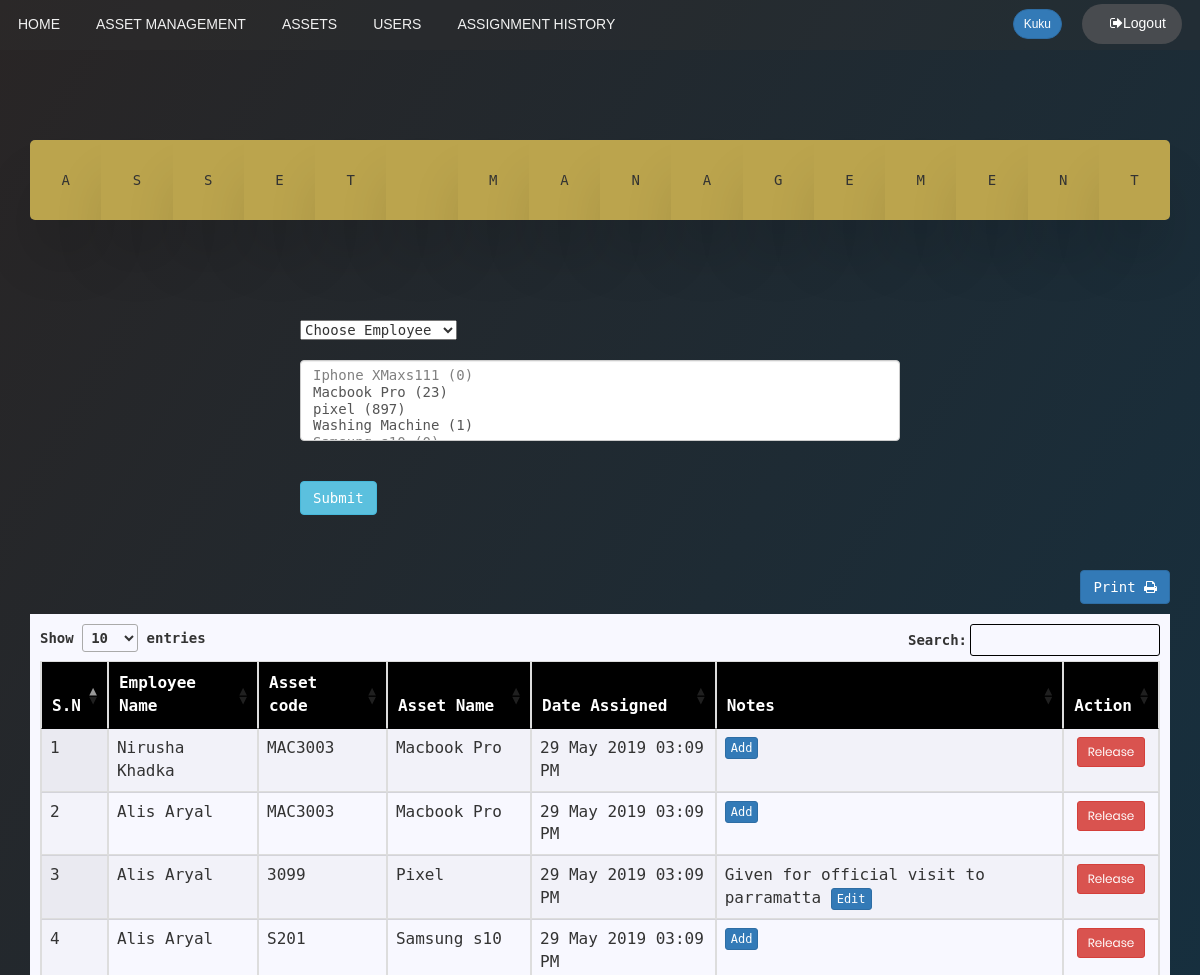
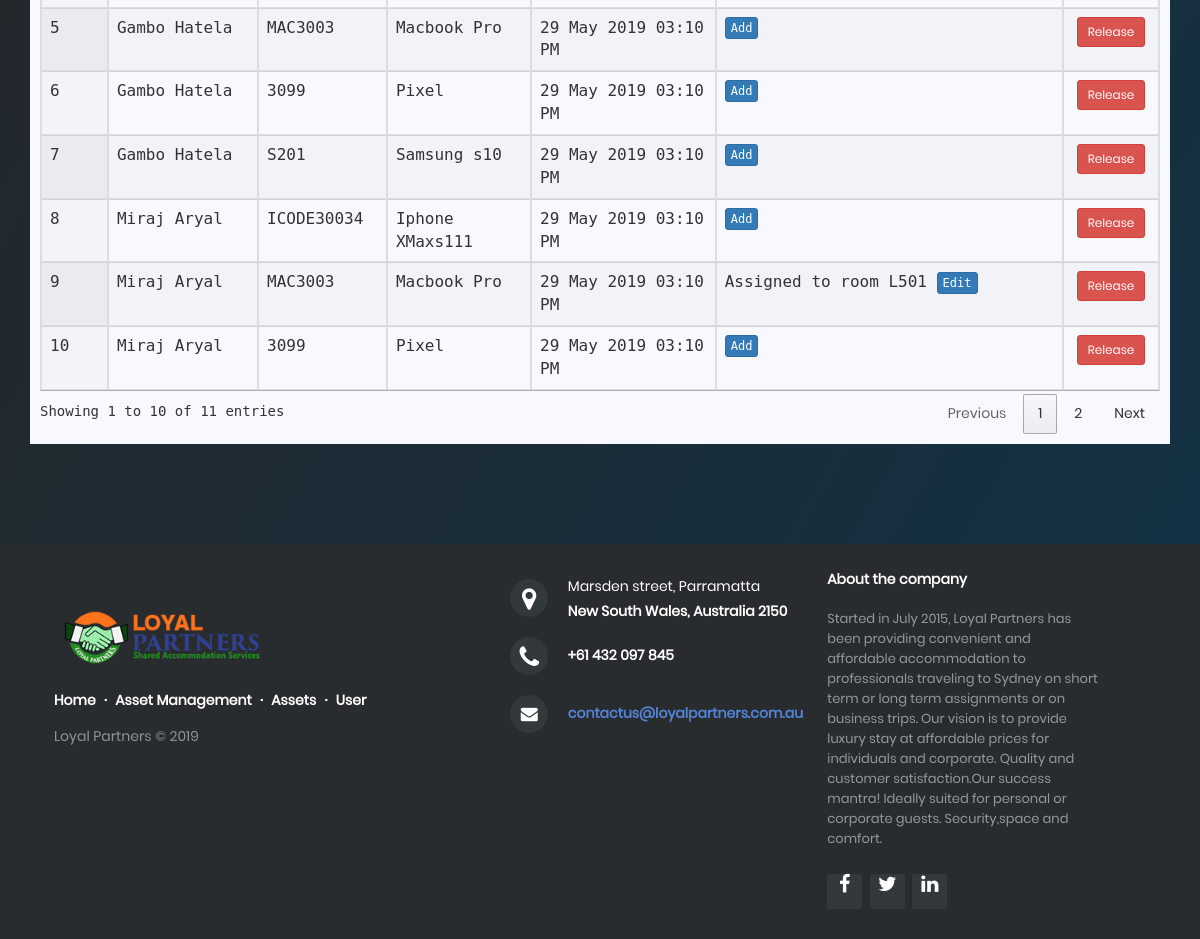
The app's page /admin/management.php (signed in) with its own data (2 pictures, top to bottom).
### tables this page shows
CREATE TABLE IF NOT EXISTS `ASSIGN` (
  `id` int(11) NOT NULL,
  `empid` int(11) NOT NULL,
  `assetid` varchar(200) NOT NULL,
  `description` text NOT NULL,
  `count` int(11) NOT NULL,
  `Date` datetime NOT NULL DEFAULT CURRENT_TIMESTAMP
);

CREATE TABLE IF NOT EXISTS `EMPLOYEE` (
  `EmpId` int(10) NOT NULL,
  `EmpType` int(11) NOT NULL DEFAULT '0',
  `EmpJobTitle` varchar(200) NOT NULL,
  `EmpUname` varchar(150) NOT NULL,
  `EmpFname` varchar(200) NOT NULL,
  `EmpLname` varchar(200) NOT NULL,
  `EmpGender` varchar(20) NOT NULL,
  `EmpEmail` varchar(200) NOT NULL,
  `EmpPhone` varchar(20) NOT NULL,
  `EmpAddress` varchar(200) NOT NULL,
  `pass` varchar(100) NOT NULL
);

### admin/management.php (the view, shortened to what this page needs)
<?php
require 'header.php';
require '../connect.php';
?>
<!DOCTYPE html>
<html>
    <head>
        <link rel="stylesheet" href="https://cdnjs.cloudflare.com/ajax/libs/bootstrap-multiselect/0.9.13/css/bootstrap-multiselect.css" />
    </head>
    <body>
        <div class="container">
            <br /><br /><br>
            <div class="text">
                <span>A</span><span>S</span><span>S</span><span>E</span><span>T</span><span></span><span>M</span>
                <span>A</span>
                <span>N</span>
                <span>A</span>
                <span>G</span>
                <span>E</span>
                <span>M</span>
                <span>E</span>
                <span>N</span>
                <span style="border-radius: 0px 5px 5px 0px;">T</span>
            </div>
            <br /><br /><br>
            <?php session_start();
            if($_SESSION['type']=="1")
            {                ?>
            <form method="post" id="framework_form" action="query.php">
                <div class="form-group" style="max-width: 600px;margin:0 auto;">
                    <?php
                    $query = mysqli_query($conn, "SELECT * FROM ASSET");
                    ?>
                    <select id="framework1" name="emp">
                        <option selected>Choose Employee</option>
                    </select>
                    <br /><br />
                    <select id="framework" name="framework[]" multiple class="form-control" >
                        <?php
                        while ($result = mysqli_fetch_array($query)) {
                            $count = $result['AssetQuantity'] - $result['TempCount'];
                            if($count == 0) {
                                ?>
                                <option disabled value="<?php echo $result['AssetName']; ?>"><?php echo $result['AssetName'] . ' ' . '(' . $count . ')'; ?></option>
                            <?php } else { ?>
                                <option value="<?php echo $result['AssetName']; ?>"><?php echo $result['AssetName'] . ' ' . '(' . $count . ')'; ?></option>
                                <?php
                            }
                        }
                        ?>
                    </select>
                    <br><br>
                    <span class="input-group-btn">
                        <div class="form-group">
                            <input type="submit" class="btn btn-info" name="assign" value="Submit" />
                        </div></span></div>
            </form><?php }?>
            <br><br>
            <?php $i = 1; ?>
            <button style="float:right;margin-bottom: 10px;" class="btn btn-md btn-primary" onclick="window.print()">Print <i class="fa fa-print"></i></button>
            <table id="myTable" class="table table-bordered display">
                <thead>
                    <tr style="background-color: black;color: white;">
                        <th class="hidden-xs">S.N</th>
                        <th>Employee Name</th>
                        <th class="hidden-xs ps">Asset code</th>
                        <th>Asset Name</th>
                        <th>Date Assigned</th>
                        <th class="ph hidden-xs">Notes</th>
                        <?php if($_SESSION['type']=="1"){ ?>
                        <th class="ph">Action</th>
                       <?php }?>
                    </tr>
                </thead>
                <tbody>
                    <?php
                    $sql = mysqli_query($conn, "SELECT * FROM ASSIGN a,EMPLOYEE e WHERE a.empid=e.empid;");
                    while ($result = mysqli_fetch_array($sql)) {
                        extract($result);
                        $code = mysqli_query($conn, "SELECT `AssetCode` FROM ASSET WHERE `AssetName`='$assetid'");
                        $row = mysqli_fetch_assoc($code);
                        ?>
                        <tr>
                            <td class="hidden-xs"><?php echo $i; ?></td>
                            <td><?php echo ucfirst($EmpFname) . ' ' . '' . ucfirst($EmpLname); ?></td>
                            <td class="hidden-xs"><?php echo strtoupper($row['AssetCode']); ?></td>
                            <td><?php echo ucfirst($assetid); ?></td>
                            <td><?php
                                $datef = new DateTime($Date);
                                echo $datef->format('d M Y h:i A');
                                ?></td>
                            <td class="ph hidden-xs"><?php echo ucfirst($description); ?>
                                <button type="button" name="edit" data-toggle="modal" data-target="#add_data_Modal" id="<?php echo $id; ?>" class="btn btn-primary btn-xs edit_data"><?php
                                    if (!empty($description)) {
                                        echo "Edit";
                                    } else {
                                        echo "Add";
                                    }
                               ?></button>
                            </td>
                           <?php if($_SESSION['type']=="1"){  ?>
                            <td style="text-align:center;"class="ph">
                           <a href="query.php?releaseid=<?php echo $id; ?>&item=<?php echo $assetid; ?>" onClick="return confirm('Are you sure you want to release the asset?')"><button class="btn btn-sm btn-danger">Release</button></a></td><?php }?>
                        </tr>
                        <?php $i++; ?>
                    <?php }
                    ?>
                </tbody>
            </table>
            <br />
            <br>
            <br>
            <br>
            <br></div>
        <?php include "footer.php"; ?>

### css/main.css (style rules this page uses)
* { margin: 0px; padding: 0px; box-sizing: border-box; }
body, html { height: 100%; font-family: "monospace","Trebuchet MS" !important; background-image: linear-gradient(120deg, #292525 0%, #0c2e42fa 100%); }
a { font-family: Poppins-Regular; font-size: 14px; line-height: 1.7; color: #666666; margin: 0px; transition: all 0.4s; -webkit-transition: all 0.4s; -o-transition: all 0.4s; -moz-transition: all 0.4s; }
input { outline: none; border: none; }
button { outline: none !important; border: none; background: transparent; }
.text { display: flex; justify-content: center; margin-top: 15vh; -webkit-transform: translateY(-50%); transform: translateY(-50%); text-align: center; transition: -webkit-transform .3s ease-in-out; transition: transform .3s ease-in-out; transition: transform .3s ease-in-out, -webkit-transform .3s ease-in-out; }
.text > span { display: block; cursor: pointer; background-color: #bba44d; width: 80px; height: 80px; line-height: 80px; transition: color .3s ease-in-out, background-color .3s ease-in-out, -webkit-transform .3s ease-in-out; transition: transform .3s ease-in-out, color .3s ease-in-out, background-color .3s ease-in-out; transition: transform .3s ease-in-out, color .3s ease-in-out, background-color .3s ease-in-out, -webkit-transform .3s ease-in-out; box-shadow: 0 40px 50px rgba(0, 0, 0, 0.1); }
.text > span:first-child { border-radius: 5px 0 0 5px; }

### records on screen
assign: empid.EmpFname "Nirusha", empid.EmpLname "Khadka", AssetCode "MAC3003", assetid "Macbook Pro", Date "29 May 2019 03:09 PM", shows "Add"
assign: empid.EmpFname "Alis", empid.EmpLname "Aryal", AssetCode "MAC3003", assetid "Macbook Pro", Date "29 May 2019 03:09 PM", shows "Add"
assign: empid.EmpFname "Alis", empid.EmpLname "Aryal", AssetCode "3099", assetid "Pixel", Date "29 May 2019 03:09 PM", description "Given for official visit to parramatta", shows "Edit"
assign: empid.EmpFname "Alis", empid.EmpLname "Aryal", AssetCode "S201", assetid "Samsung s10", Date "29 May 2019 03:09 PM", shows "Add"
assign: empid.EmpFname "Gambo", empid.EmpLname "Hatela", AssetCode "MAC3003", assetid "Macbook Pro", Date "29 May 2019 03:10 PM", shows "Add"
assign: empid.EmpFname "Gambo", empid.EmpLname "Hatela", AssetCode "3099", assetid "Pixel", Date "29 May 2019 03:10 PM", shows "Add"
assign: empid.EmpFname "Gambo", empid.EmpLname "Hatela", AssetCode "S201", assetid "Samsung s10", Date "29 May 2019 03:10 PM", shows "Add"
assign: empid.EmpFname "Miraj", empid.EmpLname "Aryal", AssetCode "ICODE30034", assetid "Iphone XMaxs111", Date "29 May 2019 03:10 PM", shows "Add"
assign: empid.EmpFname "Miraj", empid.EmpLname "Aryal", AssetCode "MAC3003", assetid "Macbook Pro", Date "29 May 2019 03:10 PM", description "Assigned to room L501", shows "Edit"
assign: empid.EmpFname "Miraj", empid.EmpLname "Aryal", AssetCode "3099", assetid "Pixel", Date "29 May 2019 03:10 PM", shows "Add"

### other values on screen
$_SESSION['username'] "Kuku"
